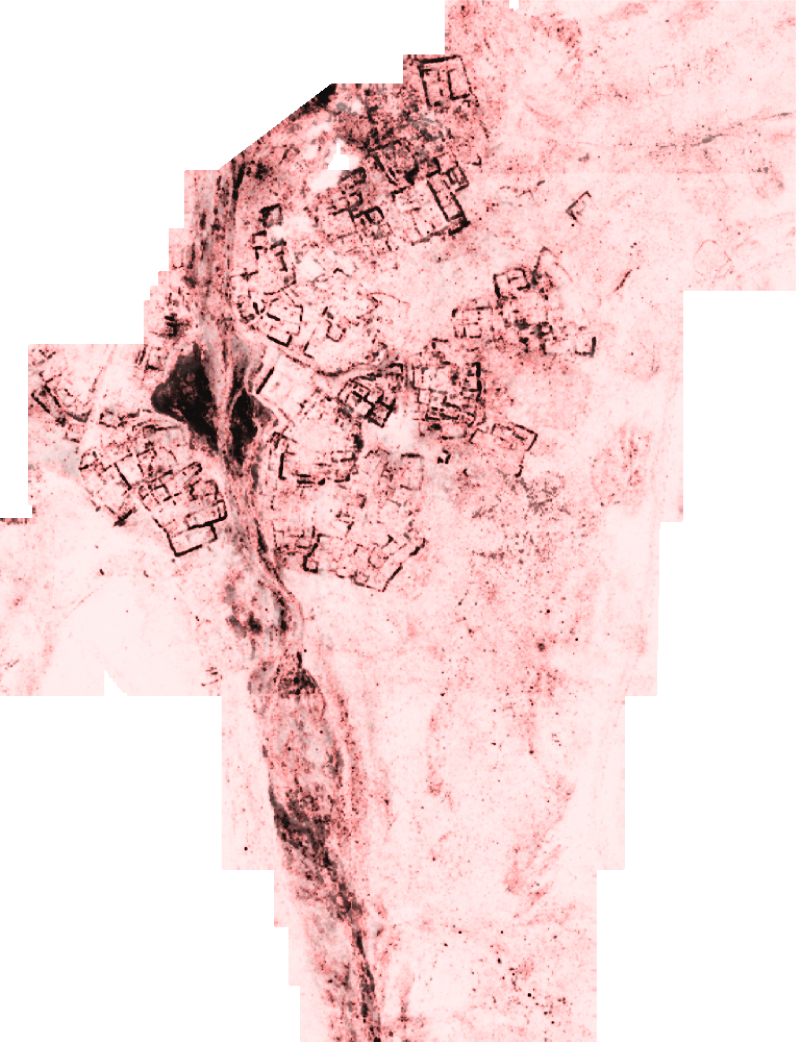
#> input picture TBK/gpr_image.png, 3184 x 4168 px, found by its file name (shown at 1/4 size)
$ jupyter execute --allow-errors TBK_crest_lines.ipynb
#> lines starting #> are read from the running program, lines starting #| are printed output that depends on the picture
### FeatureLines.py
"""Functions: for raw .ply input!"""
import open3d as o3d
import numpy as np
# input: mesh file (path)
# output1: vertices (N, 3) array; x y z coordinates
# output2: faces (F, 3) array, format: [a id, b id, c id]
def get_mesh(path):
    mesh = o3d.io.read_triangle_mesh(path)
    print(mesh)
    verts = np.asarray(mesh.vertices)
    faces = np.asarray(mesh.triangles)
    return verts, faces
# input: output file name, neighbor (k), crestline (1 = yes, 0 = no), vertices (array), faces (array)
# does: txt file <- for CrestCODE
def to_pseudo_PLY2(name, neighbor, verts, faces, crestline=1):
    NEWLINE = '\n'
    verts_count = len(verts)
    faces_count = len(faces)
    with open(name, 'w') as f:
        f.write(str(verts_count) + NEWLINE)
        f.write(str(faces_count) + NEWLINE)
        # print(f"wrote neighbor value: k = {neighbor}")
        f.write(str(neighbor) + NEWLINE)
        f.write(str(crestline) + NEWLINE)
        for i in range(verts_count): # all vertices x y z coordinates
            f.write(" ".join(map(str, verts[i])) + NEWLINE)
        for j in range(faces_count): # all faces a b c vertices ids
            f.write(" ".join(map(str, faces[j])) + NEWLINE)
    print(f"Success: {name}")
"""Functions: for CrestCODE output"""
# get data from Ridges.txt OR Ravines.txt
# input: meshfile name, mesh vertices, mesh faces
# output1: crest line vertices (V, 4) array, format: [x coordinate, y coordinate, z coordinate, connected component]
# output2: connected components (N, 3) array, format: [Ridgeness, Sphericalness, Cyclideness]
# output3: crest line edges (E, 3) array, format: [u vertex index, v vertex index, triangle ID]
def ReadCrestLine(filename):
    f = open(filename, 'r')
    V = int(f.readline())
    E = int(f.readline())
    N = int(f.readline()) # num of connected components;
    crestline_vertices = np.zeros(shape = (V, 4)) # crest line vertices
    for i in range(V):
        line = f.readline()
        crestline_vertices[i] = [float(n) for n in line.split()]
    crestline_connected_cmp = np.zeros(shape = (N, 3)) # index = connected cmp ID
    for j in range(N):
        line = f.readline()
        crestline_connected_cmp[j] = [float(n) for n in line.split()]
    # edges (u,v): [vtx ID of u, vtx ID of v, triangle ID]
    crestline_edges = np.zeros(shape = (E, 3), dtype=int) # index = edge ID
    for k in range(E):
        line = f.readline()
        crestline_edges[k] = [n for n in line.split()]
    return crestline_vertices[:,0:3], crestline_edges

### Display.py
"""Display utility"""
import numpy as np
class Colors:
    def __init__(self) -> None:
        self.PURPLE = np.array([1.0, 0.1, 1.0]) # purple
        self.TURQUOISE = np.array([0.1, 1.0, 0.1]) # turquoise
        self.BLUE = np.array([0.1, 0.1, 1.0]) # blue
        self.GREEN = np.array([0.1, 1.0, 0.1]) # green
        self.YELLOW = np.array([1.0, 1.0, 0.1]) # yellow
        self.RED = np.array([1.0, 0.1, 0.1]) # red
        self.BLACK = np.array([0, 0, 0]) # black
        self.GREY = np.array([0.8, 0.8, 0.8]) # grey

# [10 lines left out: function mesh_lines, not called in this run]

"""Plotter"""
from PIL import Image
import matplotlib.pyplot as plt
import matplotlib as mpl
from matplotlib import collections as mc
from matplotlib.transforms import Bbox
class Plot_2D():
    """ FOR: plot stuff, given plot–format {f, ax},
        init_color: (text) of 3D crestlines (projected to 2D)
        warp_color: (text) of 3D crestlines remapped by SEA"""
    # [113 lines left out: functions __init__, Plot_ImageTransform, Plot_ImageTransform_RGB, Plot_Handle, Plot_Crestlines_Init, Plot_Crestlines_Warp and 4 more, not called in this run]
    # def Compare(self, figure, axes, image, size, background, handle, crestline, label):
    #     """ DOES: compare images against other items
    #         image: image being shown
    #         size: (int, int) how big ea image
    #         other items: (bool) whether this item shows up (in plot)"""
    #     # figure, axes = plt.subplots(figsize=(32, 32)) # NOT subplot()
    #     # print(f"image is {x_length}, {y_length}")
    #     # axes.set_xlim(0, x_length)
    #     # axes.set_ylim(0, y_length)
    #     if(background == True): self.Plot_Background(figure, axes, "BLACK")
    #     self.Plot_ImageTransform(figure, axes, image)
    #     if(handle == True): self.Plot_Handle(figure, axes, handle_dictionary, V)
    #     if(crestline == True): self.Plot_Crestlines(figure, axes, crestline_V_3d,
    #                 mover.mesh_2d_crestlines_vertices, crestline_E)
    #     if(label == True): self.Plot_Labels(figure, axes)

### Flatten.py
"""flatten"""
import numpy as np
# [19 lines left out: function write_TLC_input, not called in this run]
def read_TLC_result(filename):
	"""read TLC program results into a dictionary"""
	result_dict = {}
	with open(filename) as file:
		while True:
			line = file.readline()
			if line.strip() == "":
				break
			head = line.split()
			data_name = head[0]
			# print(f"data_name: {data_name}")
			array_shape = [int(i) for i in head[1:]]
			# [4 lines of commented-out code are left out]
			data = np.loadtxt(file, dtype=np.float64, max_rows=1)
			if len(array_shape) == 1:
				result_dict[data_name] = data
			else:
				result_dict[data_name] = np.reshape(data, array_shape)
	return result_dict

### TBK_crest_lines.ipynb
[cell 1]
import os
import numpy as np
import open3d as o3d
import igl
import meshplot as mp
from matplotlib import pyplot as plt
from FeatureLines import get_mesh, to_pseudo_PLY2, ReadCrestLine
from Display import mesh_lines, Colors
from Deform import Handles
from Flatten import write_TLC_input, read_TLC_result
# from Transfer import crestline_mover
from numpy.typing import NDArray, ArrayLike

[cell 2]
"""Optional: Get mesh directly from point cloud
In the experiment, we manually cropped out a sub-section of the mesh
produced by the code in this cell using Meshlab"""
import numpy as np
name = '' # name of point cloud
pc = o3d.io.read_point_cloud(f"{name}.ply")
o3d.geometry.KDTreeSearchParam.KNNSearch = 10
pc.estimate_normals()
pc.orient_normals_to_align_with_direction(
    orientation_reference=np.asarray([0.0, 0.0, 1.0]))
depth = 10
#> (the rest of this cell did not finish here and is left out)

[cell 3]
"""Setup for mesh processing"""
neighbor = 4
# 'depth' here is for record-keeping. Its value does not affect the calculations in this file
depth = 10
mesh_name = f'' # name of mesh
here = "" # full path/file address to this folder
mesh_file = f"{mesh_name}.ply"
ply2_name = f"{mesh_name}_n={neighbor}_ply2.txt"
project_name = f'{mesh_name}_n={neighbor}_depth={depth}'

[cell 4]
"""Prepare input to CrestCODE"""
os.chdir(here)
V, F = get_mesh(mesh_file)
print(f"3D Lidar data: \t{mesh_file}")
print(f"neighbor value: d = {neighbor}")
print(f"PLY2 file: \t{ply2_name}")
#> (the rest of this cell did not finish here and is left out)

[cell 5]
"""Running CrestCODE"""
os.chdir('') # address to CrestCODE installation
os.system('pwd')
#> (the rest of this cell did not finish here and is left out)

[cell 6]
"""Collecting CrestCODE results and putting them back to this folder"""
# os.system('rm ridges.txt')
os.system(f'rm {ply2_name}')
# os.system('rm output.txt')
os.system('pwd')
# in the following lines, where_am_i is the full path/file address to this folder
os.rename('ravines.txt', f'where_am_i/{mesh_name}_n={neighbor}_ravines.txt')
os.rename('ridges.txt', f'where_am_i/{mesh_name}_n={neighbor}_ridges.txt')
os.chdir(here)
os.system('pwd')
#> (the rest of this cell did not finish here and is left out)

[cell 7]
"""Visualizing resulting mesh and crest lines"""
from Display import Colors
import meshplot as mp
PALETTE = Colors()
#> (the rest of this cell did not finish here and is left out)

[cell 8]
"""ARAP deform to prepare for SEA algorithm, displaying before-and-after"""
PALETTE = Colors()
handle_indices = [19841, 12438, 26200, 31800, 33350, 78265, 81096, 21838, 68046, 27896, 58194, 11679, 44274, 21332, 97337, 78209]
#> (the rest of this cell did not finish here and is left out)

[cell 9]
"""SEA algorithm to rubber-sheet crestlines to fit GPR data!"""
TLC_filename = f"{mesh_name}_tlc.txt"
flat_filename = f"{mesh_name}_2d.txt"
#> (the rest of this cell did not finish here and is left out)

[cell 10]
"""Visualize result of the SEA algorithm"""
os.chdir(here)
#> (the rest of this cell did not finish here and is left out)

[cell 11]
"""Deform crest lines by proxy of SEA's deformation of the mesh"""
#> (the rest of this cell did not finish here and is left out)

[cell 12]
"""save mesh & deformed mesh data"""
#> (the rest of this cell did not finish here and is left out)

[cell 13]
"""Align deformed crest lines to GPR image"""
import matplotlib.pyplot as plt
import matplotlib.image as mpimg
import matplotlib as mpl
from PIL import Image

f, ax = plt.subplots(figsize=(32, 32)) # NOT subplot()
# plt.figure(figsize=(36, 36))
ax.set_xlim(0, 300)
ax.set_ylim(0, 300)
init_color = 'red'
warp_color = 'green'
thickness = 2

# imageFile = "Export_230328"
imageFile = '25~89.png'
# img=mpimg.imread(imageFile)
#> (the rest of this cell did not finish here and is left out)

[cell 14]
"""Align deformed crest lines with GPR image, then visualize"""
import matplotlib.pyplot as plt
import matplotlib.image as mpimg
import matplotlib as mpl
from PIL import Image

f, ax = plt.subplots(figsize=(32, 32)) # NOT subplot()
# plt.figure(figsize=(36, 36))
ax.set_xlim(0, 300)
ax.set_ylim(0, 300)
init_color = 'red'
warp_color = 'green'
thickness = 2
imageFile = 'gpr_image.png'
img = Image.open(imageFile)
#> img is the input picture: PIL image 3184x4168 RGBA; mean R, G, B, A 243.9, 214, 214, 163.3
img = np.flip(img, axis=1)
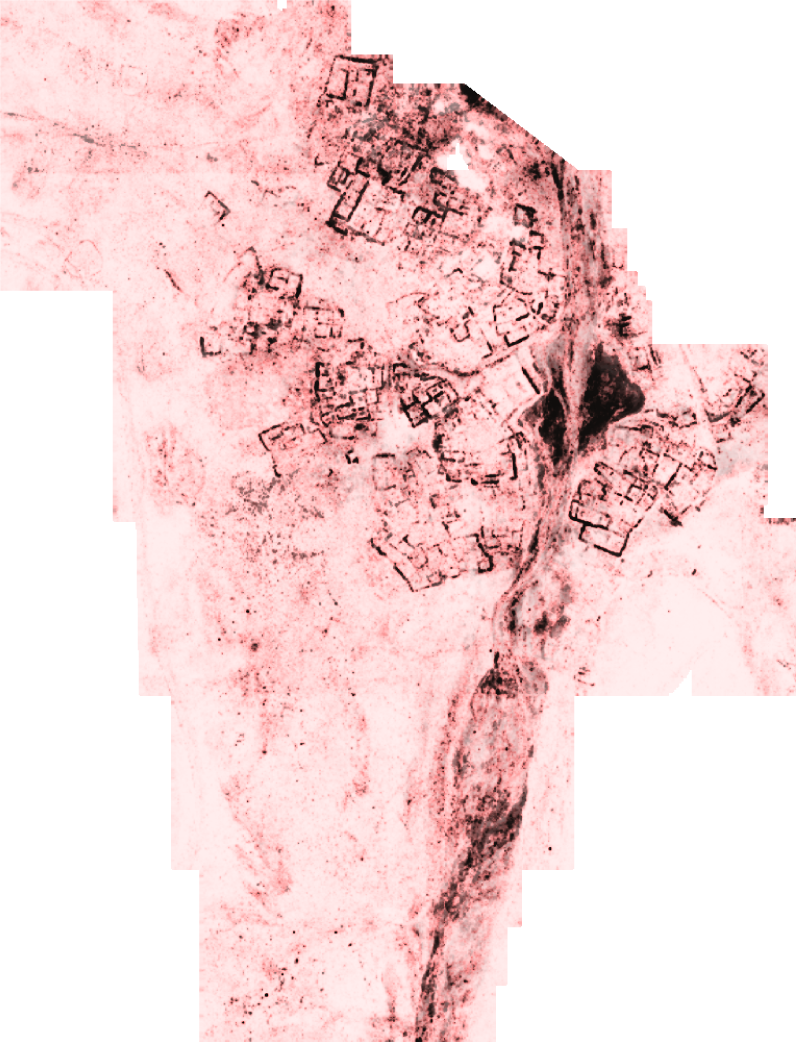
#> img: shape (4168, 3184, 4) (shown at 1/4 size); mean R, G, B, A 243.9, 214, 214, 163.3; transparent parts drawn white
y_length, x_length, channel = img.shape
#> y_length = 4168; x_length = 3184; channel = 4
#> `img_display = np.flip(img_display, axis=0)`:
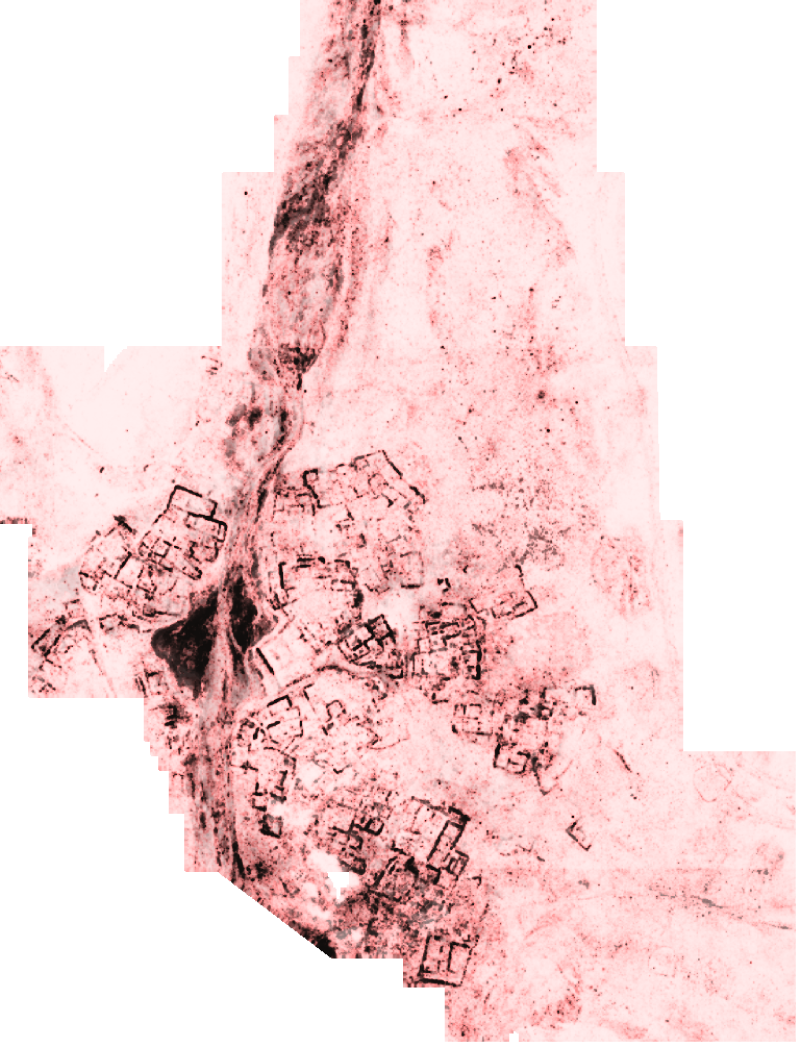
#> img_display: shape (4168, 3184, 4) (shown at 1/4 size); mean R, G, B, A 243.9, 214, 214, 163.3; transparent parts drawn white

imgplot = plt.imshow(img)
tx, ty = [0, 0]
transform = mpl.transforms.Affine2D().translate(-x_length/2, -y_length/2)
transform = transform.rotate(np.deg2rad(180))
transform = transform.scale(0.855) # need conversion
transform = transform.rotate(np.deg2rad(-17.7447))
transform = transform.translate(1470, 1260)
imgplot.set_transform(transform + ax.transData)
x = [0, 720, 3311, 2494]
y = [1113, 3372, 2546, 0]
plt.plot(x, y, color='black')
"""crestlines (lines)"""
from matplotlib import collections as mc # W method, FAST!
init_lines = [] # item = [(start coord tuple), (end coord tuple)]
warp_lines = []
#> (the rest of this cell did not finish here and is left out)

[cell 15]
"""Get GPR centerlines from GPR image at different depths"""
files = [] # list of filenames of GPR images at different depths
result_dictionary = {}

[cell 16]
from PIL import Image, ImageOps
from PIL import ImageOps
from Display import Plot_2D
from DualColor import binary

[cell 17]
"""Mask for deformed ARAP mesh"""
crestline_area_mask_image_filename = f'{project_name}_crestlines_mask.png'
#> (the rest of this cell did not finish here and is left out)
